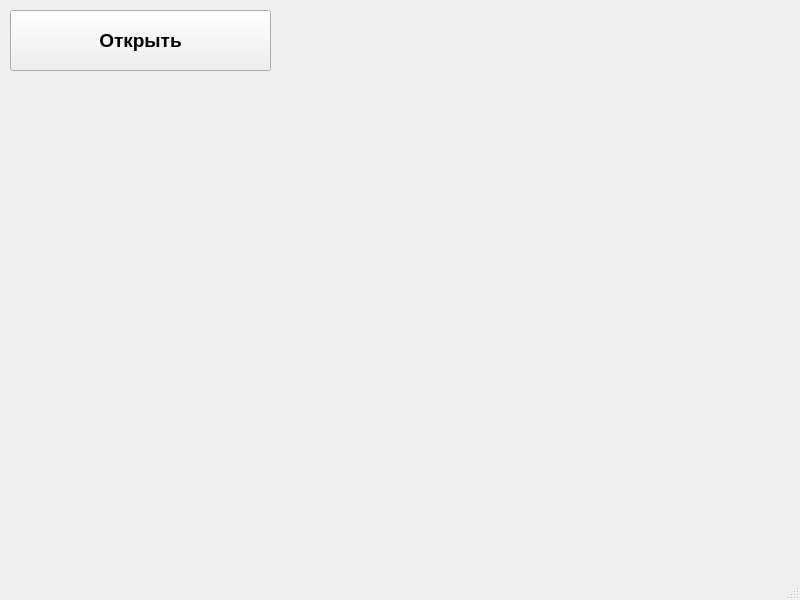
<?xml version="1.0" encoding="UTF-8"?>
<ui version="4.0">
 <class>MainWindow</class>
 <widget class="QMainWindow" name="MainWindow">
  <property name="geometry">
   <rect>
    <x>0</x>
    <y>0</y>
    <width>800</width>
    <height>600</height>
   </rect>
  </property>
  <property name="windowTitle">
   <string>MainWindow</string>
  </property>
  <widget class="QWidget" name="centralwidget">
   <widget class="QPushButton" name="pushButton">
    <property name="geometry">
     <rect>
      <x>10</x>
      <y>10</y>
      <width>261</width>
      <height>61</height>
     </rect>
    </property>
    <property name="font">
     <font>
      <pointsize>14</pointsize>
      <bold>true</bold>
     </font>
    </property>
    <property name="text">
     <string>Открыть</string>
    </property>
   </widget>
   <widget class="QLabel" name="label">
    <property name="geometry">
     <rect>
      <x>10</x>
      <y>80</y>
      <width>431</width>
      <height>31</height>
     </rect>
    </property>
    <property name="font">
     <font>
      <pointsize>14</pointsize>
      <bold>true</bold>
     </font>
    </property>
    <property name="text">
     <string/>
    </property>
   </widget>
   <widget class="QLabel" name="label_2">
    <property name="geometry">
     <rect>
      <x>10</x>
      <y>120</y>
      <width>441</width>
      <height>31</height>
     </rect>
    </property>
    <property name="font">
     <font>
      <pointsize>14</pointsize>
      <bold>true</bold>
     </font>
    </property>
    <property name="text">
     <string/>
    </property>
   </widget>
  </widget>
  <widget class="QMenuBar" name="menubar">
   <property name="geometry">
    <rect>
     <x>0</x>
     <y>0</y>
     <width>800</width>
     <height>22</height>
    </rect>
   </property>
  </widget>
  <widget class="QStatusBar" name="statusbar"/>
 </widget>
 <resources/>
 <connections/>
</ui>
